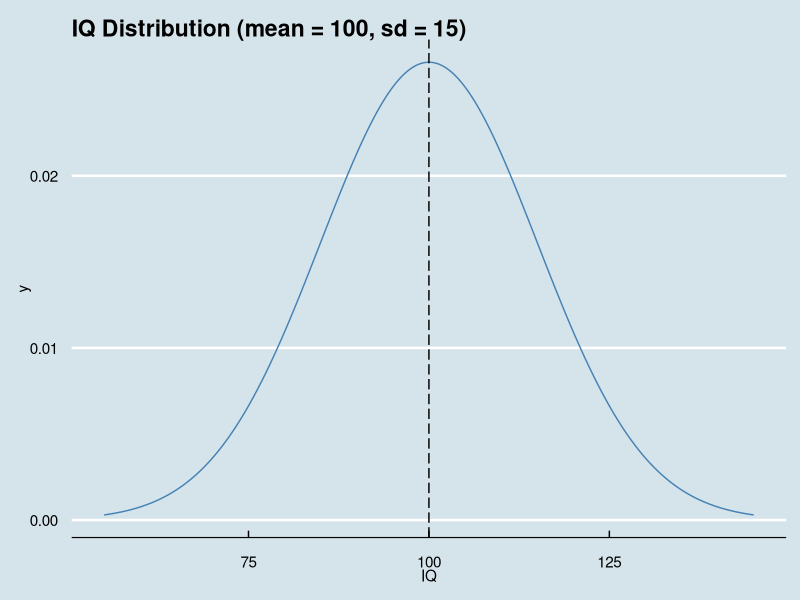
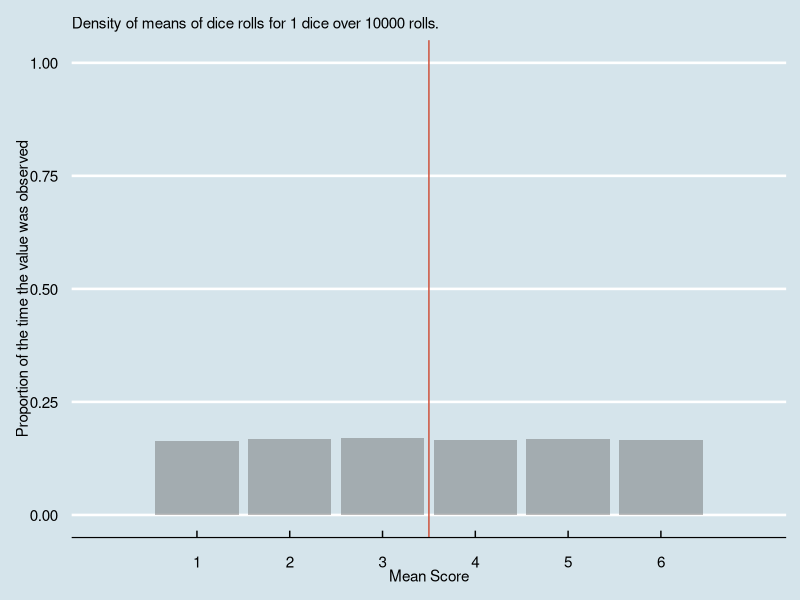
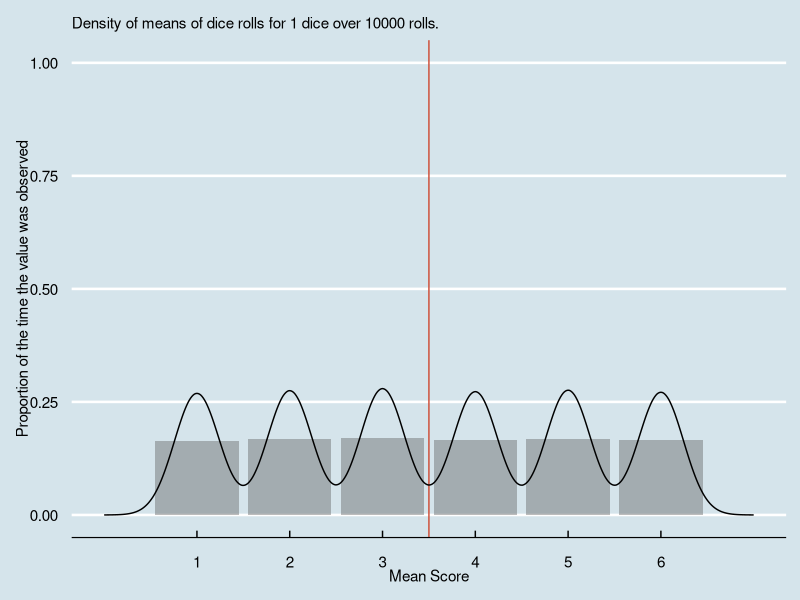
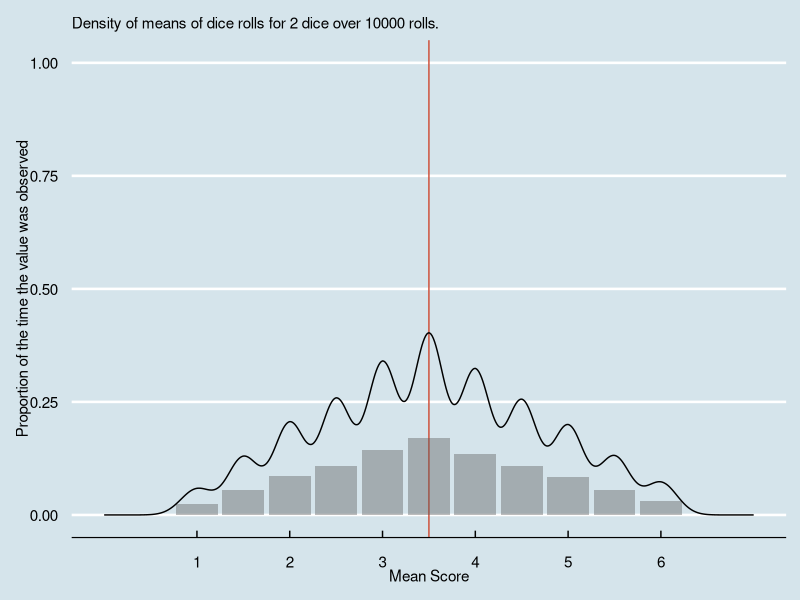
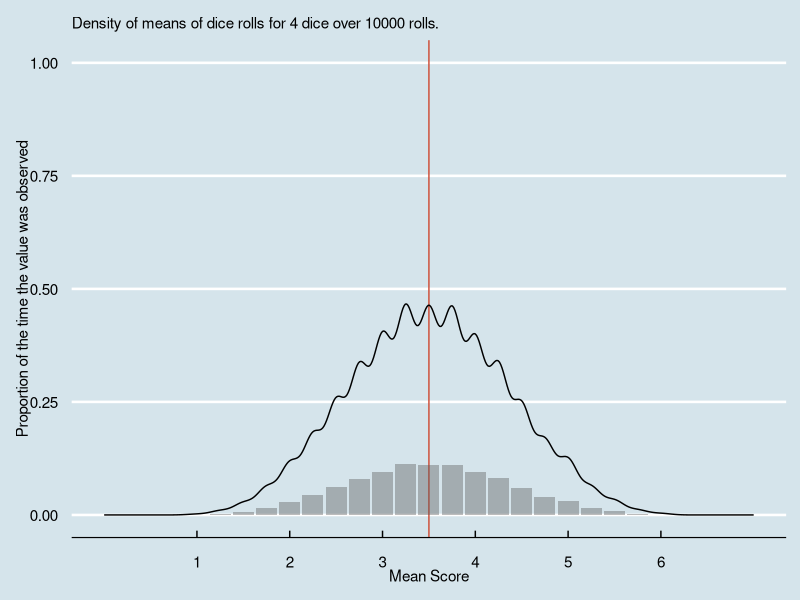
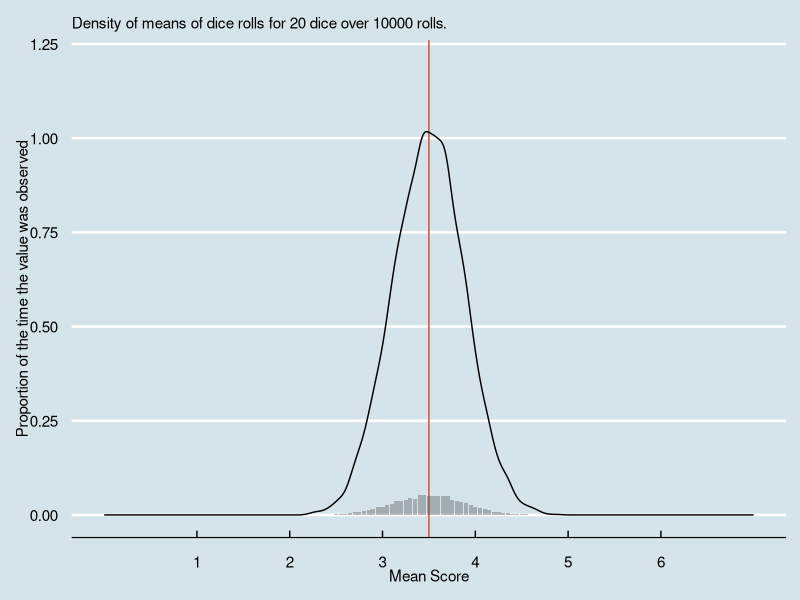
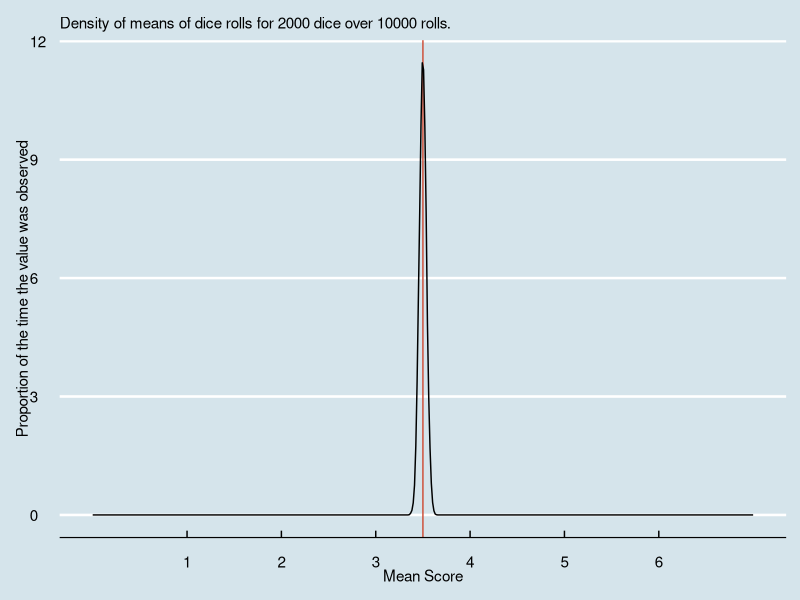

Write R code to recreate these figures, in order.
## ---- chunk 1
# Libraries used in this article:
library(ggplot2)
library(ggthemes)
library(stringr)

# Theme used for graphing:
theme_set(theme_economist())
## ---- chunk 2
library(ggplot2)
library(ggthemes)
library(stringr)
theme_set(theme_economist())

knitr::opts_chunk$set(echo = FALSE, warning = FALSE, message = FALSE)
## ---- chunk 3
x <- seq(55, 145, length = 1000)
y <- dnorm(x, mean = 100, sd = 15)
df <- data.frame(IQ = x, y = y)


g <- ggplot(df, aes(x = IQ, y =y)) +
  geom_line(colour = 'steelblue') +
  geom_vline(xintercept = 100, linetype = 5) +
  labs(
    title = "IQ Distribution (mean = 100, sd = 15)"
  )

g
## ---- chunk 4
mean_value <- sum(seq(1:6) * (1 / 6))
print(mean_value)
## ---- chunk 5
row1 <- c(2, 3, 4, 5, 6, 7) / 2
row2 <- c(3, 4, 5, 6, 7, 8) / 2
row3 <- c(4, 5, 6, 7, 8, 9) / 2
row4 <- c(5, 6, 7, 8, 9, 10) / 2
row5 <- c(6, 7, 8, 9, 10, 11) / 2
row6 <- c(7, 8, 9, 10, 11, 12) / 2

dice <- matrix(c(row1, row2, row3, row4, row5, row6), nrow = 6, byrow = TRUE)
dice
## ---- chunk 6
number_of_rolls <- 1000000 # Or, we could manually roll a die 1 million times. Nah, let's let the computer do it.
mean(sample(1:6, number_of_rolls, replace = TRUE))
## ---- chunk 7
#roll, as in roll di(c)e
# m = number of times
# n = number of dice

roll <- function(m, n){
  set.seed(1234)
  means <- plyr::ldply(1:m, function(x){
    return(mean(sample(1:6, n, replace = TRUE)))
  }) 
}
## ---- chunk 8
n_ = 1
m_ = 10000
g <- ggplot(roll(m = m_, n = n_),
            mapping = aes(x = V1)) +
  geom_vline(xintercept = 3.5, colour = "tomato3") +
  labs(
    subtitle = str_interp('Density of means of dice rolls for ${n_} dice over ${m_} rolls.'),
    x = 'Mean Score',
    y = 'Proportion of the time the value was observed'
  ) +
  geom_bar(aes(y = ..prop..), alpha = 0.4) +
  scale_x_continuous(
    breaks = 1:6,
    lim =  c(0, 7)
  ) +
  lims(
    y = c(0, 1)
  )

g
## ---- chunk 9
g <- g +
  geom_density()

g
## ---- chunk 10
n_ = 2
m_ = 10000
g <- ggplot(roll(m = m_, n = n_),
            mapping = aes(x = V1)) +
  geom_vline(xintercept = 3.5, colour = "tomato3") +
  labs(
    subtitle = str_interp('Density of means of dice rolls for ${n_} dice over ${m_} rolls.'),
    x = 'Mean Score',
    y = 'Proportion of the time the value was observed'
  ) +
  geom_bar(aes(y = ..prop..), alpha = 0.4) +
  scale_x_continuous(
    breaks = 1:6,
    lim =  c(0, 7)
  ) +
  lims(
    y = c(0, 1)
  ) +
  geom_density()

g
## ---- chunk 11
n_ = 4
m_ = 10000
g <- ggplot(roll(m = m_, n = n_),
            mapping = aes(x = V1)) +
  geom_vline(xintercept = 3.5, colour = "tomato3") +
  labs(
    subtitle = str_interp('Density of means of dice rolls for ${n_} dice over ${m_} rolls.'),
    x = 'Mean Score',
    y = 'Proportion of the time the value was observed'
  ) +
  geom_bar(aes(y = ..prop..), alpha = 0.4) +
  scale_x_continuous(
    breaks = 1:6,
    lim =  c(0, 7)
  ) +
  lims(
    y = c(0, 1)
  ) +
  geom_density()

g
## ---- chunk 12
n_ = 20
m_ = 10000
g <- ggplot(roll(m = m_, n = n_),
            mapping = aes(x = V1)) +
  geom_vline(xintercept = 3.5, colour = "tomato3") +
  labs(
    subtitle = str_interp('Density of means of dice rolls for ${n_} dice over ${m_} rolls.'),
    x = 'Mean Score',
    y = 'Proportion of the time the value was observed'
  ) +
  geom_bar(aes(y = ..prop..), alpha = 0.4) +
  scale_x_continuous(
    breaks = 1:6,
    lim =  c(0, 7)
  ) +
  lims(
    y = c(0, 1.2)
  ) +
  geom_density()

g
## ---- chunk 13
n_ = 2000
m_ = 10000
g <- ggplot(roll(m = m_, n = n_),
            mapping = aes(x = V1)) +
  geom_vline(xintercept = 3.5, colour = "tomato3") +
  labs(
    subtitle = str_interp('Density of means of dice rolls for ${n_} dice over ${m_} rolls.'),
    x = 'Mean Score',
    y = 'Proportion of the time the value was observed'
  ) +
  geom_bar(aes(y = ..prop..), alpha = 0.4) +
  scale_x_continuous(
    breaks = 1:6,
    lim =  c(0, 7)
  ) +
  geom_density()

g
